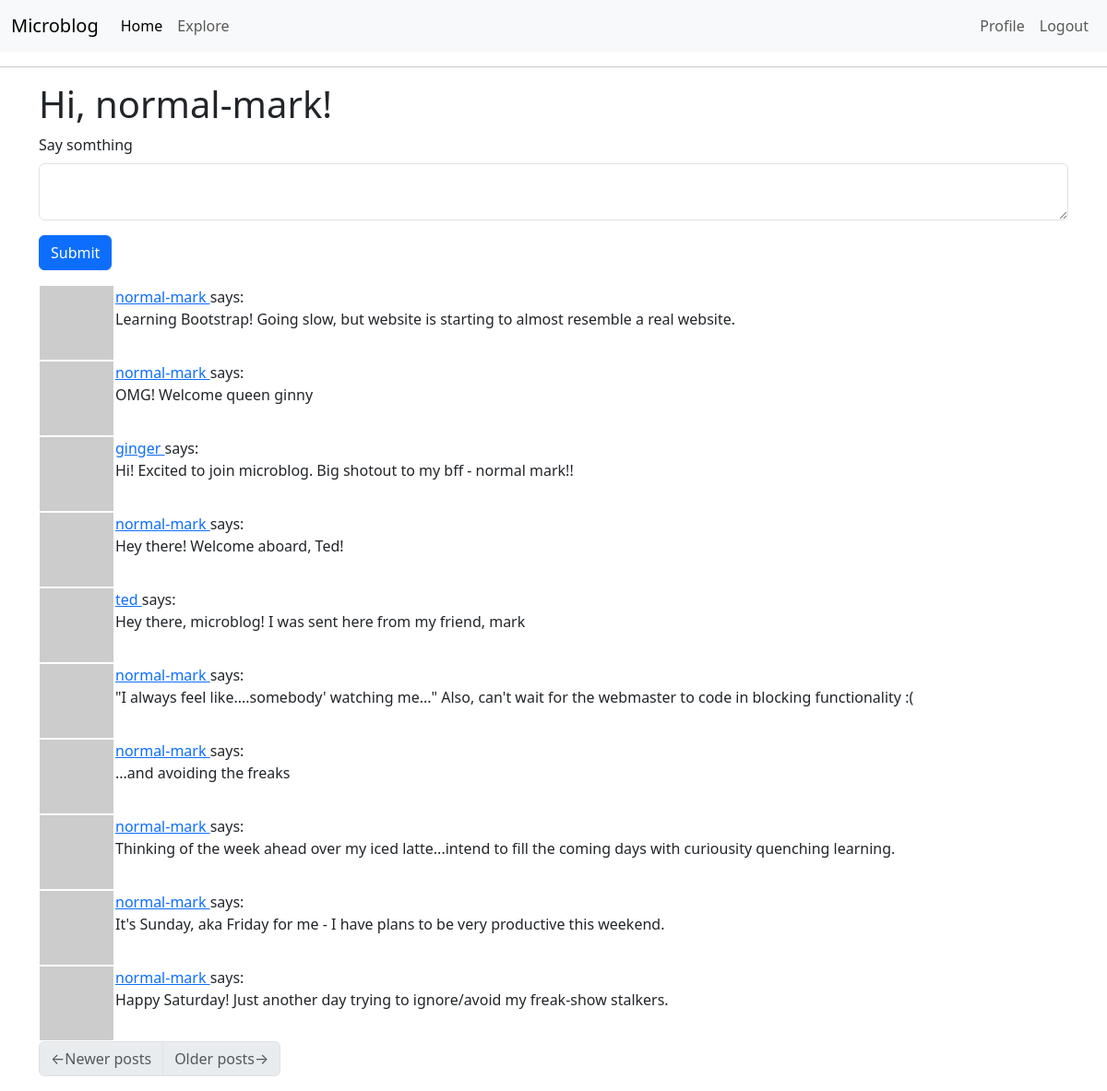
Before: /index (signed in) with the older database file.
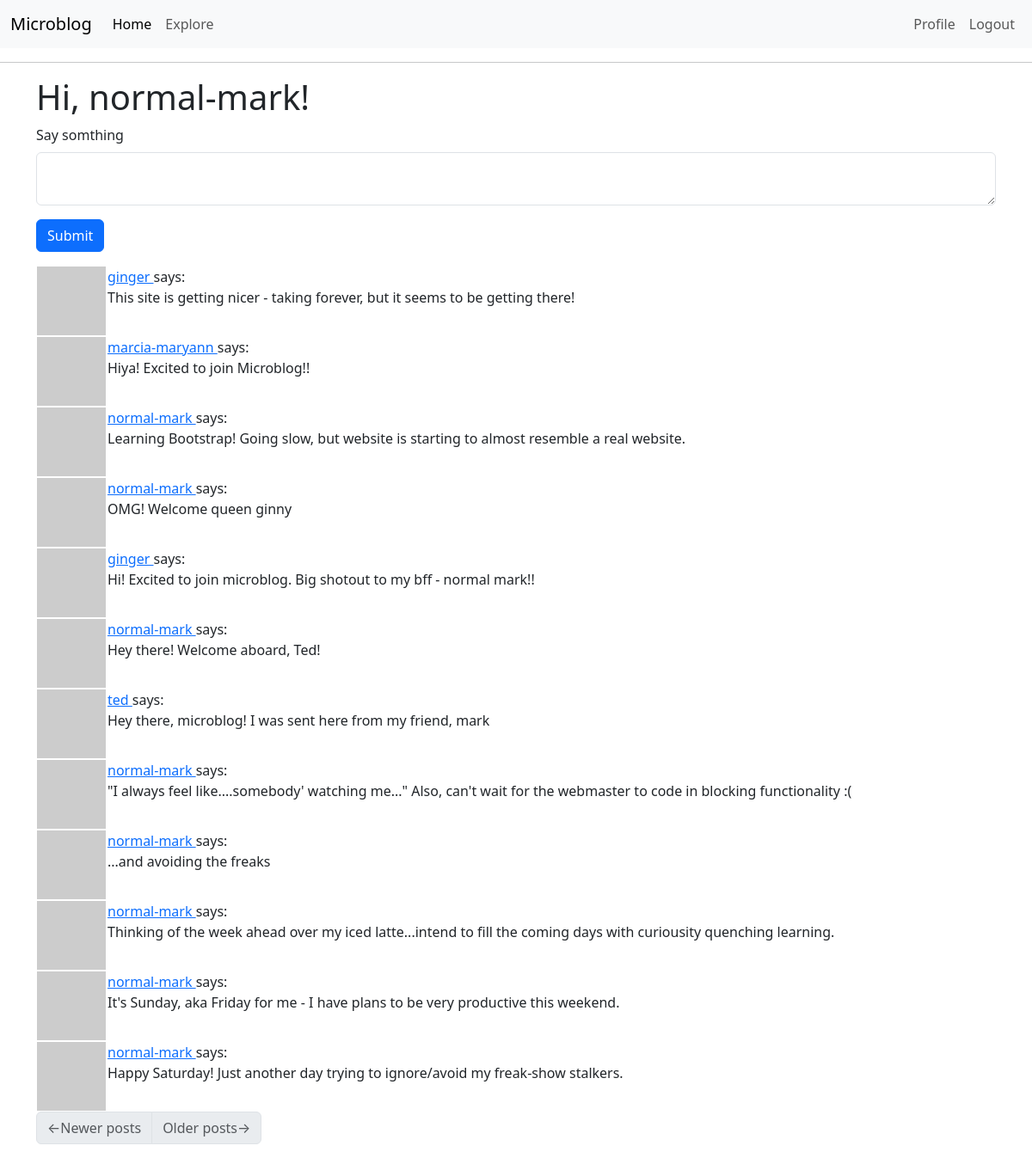
After: the same page with the newer database file.
### app/models.py (models this page shows, shortened)
class Post(db.Model):
    id: so.Mapped[int] = so.mapped_column(primary_key=True)
    body: so.Mapped[str] = so.mapped_column(sa.String(140))
    timestamp: so.Mapped[datetime] = so.mapped_column(index=True, default=lambda: datetime.now(timezone.utc))
    user_id: so.Mapped[int] = so.mapped_column(sa.ForeignKey(User.id), index=True)
    author: so.Mapped[User] = so.relationship(back_populates='posts')

class User(UserMixin, db.Model):
    id: so.Mapped[int] = so.mapped_column(primary_key=True)
    username: so.Mapped[str] = so.mapped_column(sa.String(64), index=True, unique=True)
    email: so.Mapped[str] = so.mapped_column(sa.String(120), index=True, unique=True)
    password_hash: so.Mapped[Optional[str]] = so.mapped_column(sa.String(256))
    posts: so.WriteOnlyMapped['Post'] = so.relationship(back_populates='author')
    about_me: so.Mapped[Optional[str]] = so.mapped_column(sa.String(140))
    last_seen: so.Mapped[Optional[datetime]] = so.mapped_column(default=lambda: datetime.now(timezone.utc))
    following: so.WriteOnlyMapped['User'] = so.relationship(
            secondary=followers, primaryjoin=(followers.c.follower_id == id),
            secondaryjoin=(followers.c.followed_id == id),
            back_populates='followers')
    followers: so.WriteOnlyMapped['User'] = so.relationship(
            secondary=followers, primaryjoin=(followers.c.followed_id == id),
            secondaryjoin = (followers.c.follower_id == id),
            back_populates='following')
    def avatar(self, size):
        digest = md5(self.email.lower().encode('utf-8')).hexdigest()
        return f'https://www.gravatar.com/avatar/{digest}?d=identicon&s={size}'
    def following_posts(self):
        Author = so.aliased(User)
        Follower = so.aliased(User)
        return (
                sa.select(Post)
                .join(Post.author.of_type(Author))
                .join(Author.followers.of_type(Follower), isouter=True)
                .where(sa.or_(
                    Follower.id == self.id,
                    Author.id == self.id,
                    ))
                    .group_by(Post)
                    .order_by(Post.timestamp.desc())
                )

### app/routes.py (the view)
@app.route('/', methods=['GET', 'POST'])
@app.route('/index', methods=['GET', 'POST'])
@login_required
def index():
    form = PostForm()
    if form.validate_on_submit():
        posts = Post(body=form.post.data, author=current_user)
        db.session.add(posts)
        db.session.commit()
        flash('Your post is now live!')
        return redirect(url_for('index'))
    posts = db.session.scalars(current_user.following_posts()).all()
    page = request.args.get('page', 1, type=int)
    posts = db.paginate(current_user.following_posts(), page=page,
                          per_page=app.config['POSTS_PER_PAGE'], error_out=False)
    next_url = url_for('index', page=posts.next_num) \
            if posts.has_next else None
    prev_url = url_for('index', page=posts.prev_num) \
            if posts.has_prev else None
    return render_template('index.html', title='Home', form=form,
                           posts=posts.items, next_url=next_url,
                           prev_url=prev_url)

### app/forms.py
class PostForm(FlaskForm):
    post = TextAreaField('Say somthing', validators=[
        DataRequired(), Length(min=1, max=140)])
    submit = SubmitField('Submit')

### app/models.py (called while the page is built)
@login.user_loader
def load_user(id):
    return db.session.get(User, int(id))

### app/routes.py (called while the page is built)
@app.before_request
def before_request():
    if current_user.is_authenticated:
        current_user.last_seen = datetime.now(timezone.utc)
        db.session.commit()

### app/templates/index.html
{% extends "base.html" %}
{% import "bootstrap_wtf.html" as wtf %}
{% block content %}
    <h1>Hi, {{ current_user.username }}!</h1>
    {% if form %}
    {{ wtf.quick_form(form) }}
    {% endif %}
    {% for post in posts %}
        {% include '_post.html' %}
    {% endfor %}
    <nav aria-label="Post navigation">
        <ul class="pagination">
            <li class="page-item{% if not prev_url %} disabled{% endif %}">
                <a class="page-link" href="{{ prev_url }}">
                    <span aria-hidden="true">&larr;</span>{{ ('Newer posts') }}
                </a>
            </li>
            <li class="page-item{% if not next_url %} disabled{% endif %}">
                <a class="page-link" href="{{ next_url }}">
                    {{ ('Older posts') }}<span aria-hidden="true">&rarr;</span>
                </a>
            </li>
        </ul>
    </nav>
{% endblock %}

### app/templates/_post.html
<table>
    <tr valign="top">
        <td><img src="{{ post.author.avatar(36) }}"</td>
        <td>
            <a href="{{ url_for('user', username=post.author.username) }}">
                {{ post.author.username }}
            </a>
                says: <br>{{ post.body }}
        </td>
    </tr>
</table>

Changed rows visible on the page:
added Post: author.username "ginger", body "This site is getting nicer - taking forever, but it seems to be getting there!"
added Post: author.username "marcia-maryann", body "Hiya! Excited to join Microblog!!"
